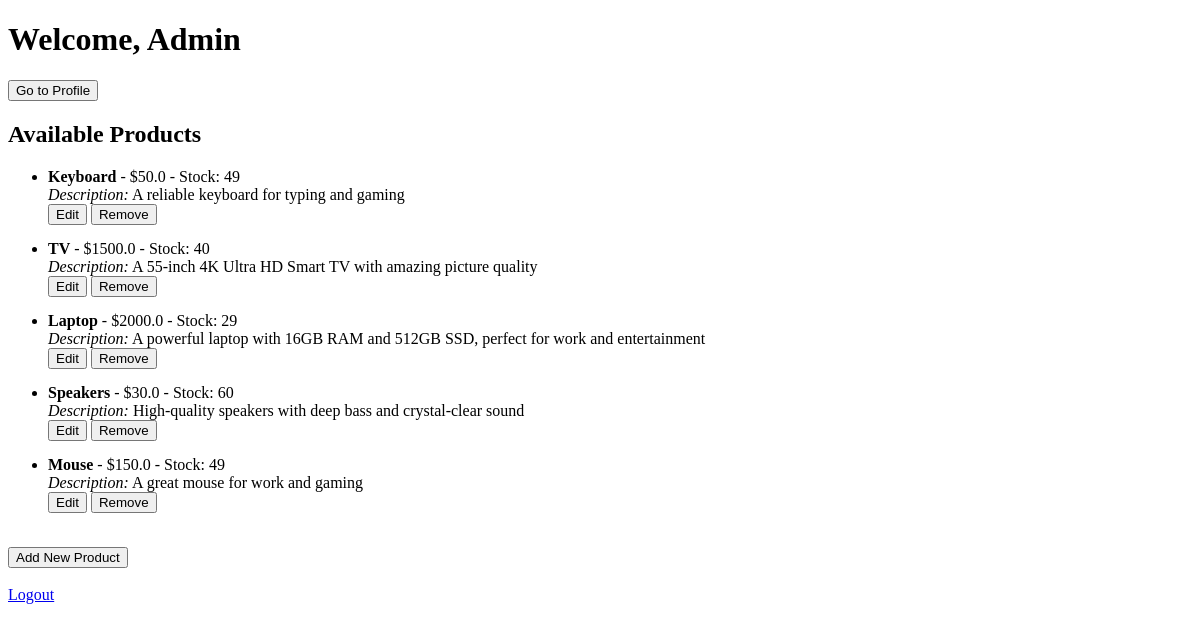
Page /products (signed in) on the earlier database version.
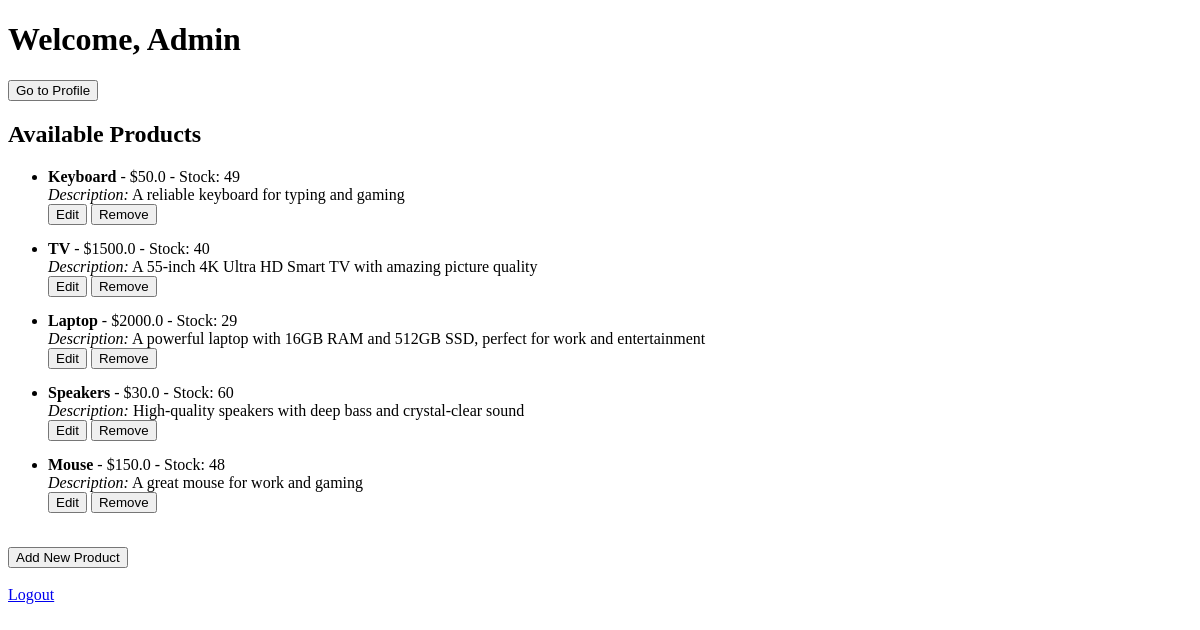
Same page on the later database version.
### tables this page shows
CREATE TABLE users (
                    id INTEGER PRIMARY KEY AUTOINCREMENT,
                    username TEXT NOT NULL UNIQUE,
                    password TEXT NOT NULL,
                    role TEXT NOT NULL DEFAULT 'user',
                    name TEXT,
                    email TEXT
                );

CREATE TABLE products (
                    id INTEGER PRIMARY KEY AUTOINCREMENT,
                    name TEXT NOT NULL,
                    price REAL NOT NULL,
                    stock INTEGER NOT NULL,
                    description TEXT
                );

### app.py (the view)
@app.route('/products')
def products():
    if 'username' not in session:
        return redirect(url_for('login'))  # Redirect to login if not logged in
    username = session['username']
    conn = auth.get_db_connection()
    c = conn.cursor()
    c.execute("SELECT name, role FROM users WHERE username = ?", (username,))
    user = c.fetchone()
    all_products = Product.get_all_products()
    return render_template('products.html', products=all_products, name=user['name'], role=user['role'])

### auth.py (called while the page is built)
    def get_db_connection(self):
        conn = sqlite3.connect('database.db')
        conn.row_factory = sqlite3.Row  # Optional: to access rows as dictionaries
        return conn

### models.py (called while the page is built)
    @staticmethod
    def get_all_products():
        conn = sqlite3.connect('database.db')
        c = conn.cursor()
        c.execute("SELECT id, name, price, stock, description FROM products")
        products = c.fetchall()
        conn.close()
        return [{'id': row[0], 'name': row[1], 'price': row[2], 'stock': row[3], 'description': row[4]} for row in products]

### templates/products.html (shortened to what this page needs)
<!DOCTYPE html>
<html lang="en">
<head>
</head>
<body>
    <h1>Welcome, {{ name }}</h1>
    <button onclick="window.location.href='/profile'">Go to Profile</button>
    <br>
    <h2>Available Products</h2>
    <ul>
        {% for product in products %}
        <li>
            <strong>{{ product.name }}</strong> - ${{ product.price }} - Stock: {{ product.stock }}<br>
            <em>Description:</em> {{ product.description }}<br>
            {% if role == 'admin' %}
                <button onclick="window.location.href='/edit_product/{{ product.id }}'">Edit</button>
                <form method="POST" action="/remove_product/{{ product.id }}" style="display:inline;">
                    <button type="submit">Remove</button>
                </form>
            {% endif %}
        </li>
        {% endfor %}
    </ul>
    {% if role == 'admin' %}
        <br>
        <button onclick="window.location.href='/add_product'">Add New Product</button>
    {% endif %}
    <br><br>
    <a href="/logout">Logout</a>
</body>
</html>

### templates/products.html (style rules this page uses)
li { margin-bottom: 15px; }

Differences in the rows shown:
changed products "Mouse": stock "49" → "48"
